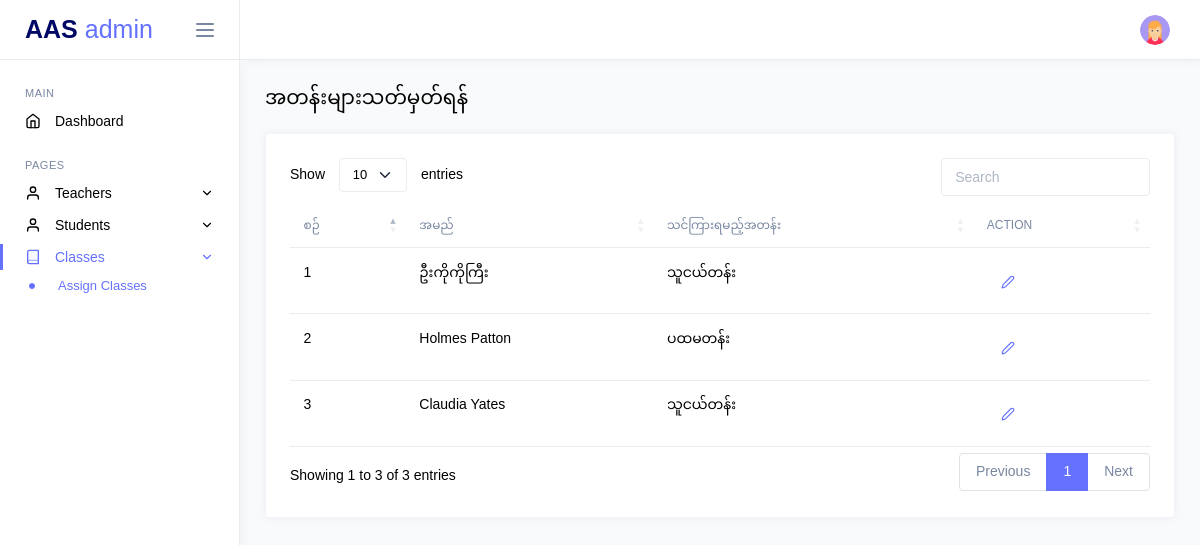
Page /admin/assign-classes.php (signed in) on the earlier database version.
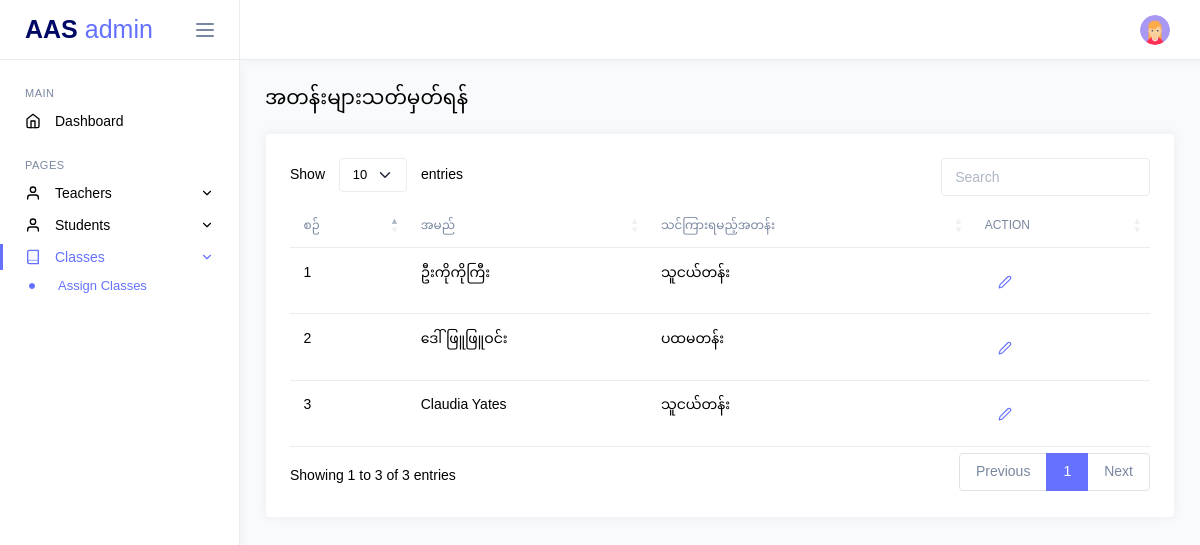
Same page on the later database version.
### tables this page shows
CREATE TABLE `teachers` (
  `id` int(11) NOT NULL,
  `name_eng` varchar(255) NOT NULL,
  `name_mm` varchar(255) NOT NULL,
  `username` varchar(255) NOT NULL,
  `father_name` varchar(255) NOT NULL,
  `mother_name` varchar(255) NOT NULL,
  `education` varchar(255) DEFAULT NULL,
  `rank` varchar(255) DEFAULT NULL,
  `class_id` int(11) DEFAULT NULL,
  `dob` date DEFAULT NULL,
  `start_edu_at` date DEFAULT NULL,
  `start_current_rank_at` date DEFAULT NULL,
  `start_current_school_at` date DEFAULT NULL,
  `password` varchar(255) NOT NULL DEFAULT '123456',
  `password_status` int(11) NOT NULL DEFAULT 0,
  `phone` varchar(15) DEFAULT NULL,
  `status` enum('active','inactive','','') NOT NULL DEFAULT 'active',
  `address` varchar(255) DEFAULT NULL,
  `bed_status` enum('မပြီး','ပြီး','','') NOT NULL DEFAULT 'မပြီး',
  `phaung_gyi_status` enum('မပြီး','ပြီး','','') NOT NULL DEFAULT 'မပြီး',
  `completed_course` varchar(255) DEFAULT NULL,
  `created_at` datetime NOT NULL DEFAULT current_timestamp(),
  `updated_at` datetime NOT NULL DEFAULT current_timestamp()
);

CREATE TABLE `classes` (
  `id` int(11) NOT NULL,
  `class_name_eng` varchar(255) NOT NULL,
  `class_name_mm` varchar(255) NOT NULL,
  `grade_level` varchar(255) NOT NULL,
  `created_at` datetime NOT NULL
);

### core/helpers/Helper.php (called while the page is built, shortened)
<?php
class Helper
{
    public static function startSession()
    {
        if (session_status() === PHP_SESSION_NONE) {
            return session_start();
        }
        return true;
    }
}

### app/controllers/TeacherController.php (called while the page is built, shortened)
<?php
class TeacherController
{
    private $teacherModel;
    public function __construct()
    {
        $database = new MySQL();
        $db = $database->connect();
        $this->teacherModel = new TeacherModel($db);
    }
    public function getAllTeachersClass()
    {
        return $this->teacherModel->getAllTeachersClass();
    }
    public function getTeacherClassNameById($id)
    {
        return $this->teacherModel->getTeacherClassNameById($id);
    }
}

### app/models/TeacherModel.php (called while the page is built, shortened)
<?php
class TeacherModel
{
    private $db;
    private $table = 'teachers';
    public function __construct($db)
    {
        $this->db = $db;
    }
    public function getAllTeachersClass()
    {
        try {
            $query = "SELECT id, name_mm, class_id
                FROM {$this->table}
                ";
            $stmt = $this->db->prepare($query);
            $stmt->execute();
            return $stmt->fetchAll(PDO::FETCH_ASSOC);
        } catch (PDOException $e) {
            return $e->getMessage();
        }
    }
    public function getTeacherClassNameById($id)
    {
        try {
            $query = "SELECT name_mm, class_id, classes.class_name_mm as class_name
                FROM {$this->table}
                LEFT JOIN classes ON teachers.class_id = classes.id
                WHERE teachers.id= :id
                ";
            $stmt = $this->db->prepare($query);
            $stmt->bindParam(':id', $id);
            $stmt->execute();
            return $stmt->fetch(PDO::FETCH_OBJ);
        } catch (PDOException $e) {
            return $e->getMessage();
        }
    }
}

### public/admin/assign-classes.php (the view, shortened to what the changed rows need)
<?php
include('../components/header.php');
$teacherController = new TeacherController();
$teachers = $teacherController->getAllTeachersClass();
?>
<body>
    <div class="main-wrapper">
        <?php
        include('../components/admin_navbar.php');
        ?>
        <div class="page-content">
            <div class="row">
                <div class="col-md-12 grid-margin stretch-card">
                    <div class="card">
                        <div class="card-body">
                            <div class="table-responsive">
                                <table id="teachersTable" class="table ">
                                    <thead>
                                        <tr>
                                            <th>စဉ်</th>
                                            <th>အမည်</th>
                                            <th>သင်ကြားရမည့်အတန်း</th>
                                            <th>Action</th>
                                        </tr>
                                    </thead>
                                    <tbody>
                                        <?php $count = 1; ?>
                                        <?php foreach ($teachers as $teacher): ?>
                                            <?php
                                            $teacherId = $teacher['id'];
                                            $teacherClassData = $teacherController->getTeacherClassNameById($teacherId);
                                            ?>
                                            <tr>
                                                <td><?= $count ?></td>
                                                <td><?= htmlspecialchars($teacher['name_mm']) ?></td>
                                                <td><?= is_null($teacher['class_id']) ? 'အတန်းမသတ်မှတ်ရသေးပါ။' : $teacherClassData->class_name ?>
                                                </td>
                                                <td class="d-flex align-items-center">
                                                    <button type="button" class="btn" data-bs-toggle="modal"
                                                        data-bs-target="#editModal" data-id="<?= $teacher['id'] ?>"
                                                        data-class-id="<?= $teacher['class_id'] ?>"
                                                        data-name="<?= htmlspecialchars($teacher['name_mm']) ?>"> <a
                                                            class="" href="javascript:;"><i data-feather="edit-2"
                                                                class="icon-sm me-2"></i></a>
                                                    </button>
                                                </td>
                                            </tr>
                                            <?php $count++; ?>
                                        <?php endforeach ?>
                                    </tbody>
                                </table>
                            </div>
                        </div>
                    </div>
                </div>
            </div>
        </div>
    </div>
</body>

Differences in the rows shown:
changed teachers "ပထမတန်း": name_mm "Holmes Patton" → "ဒေါ်ဖြူဖြူဝင်း"
